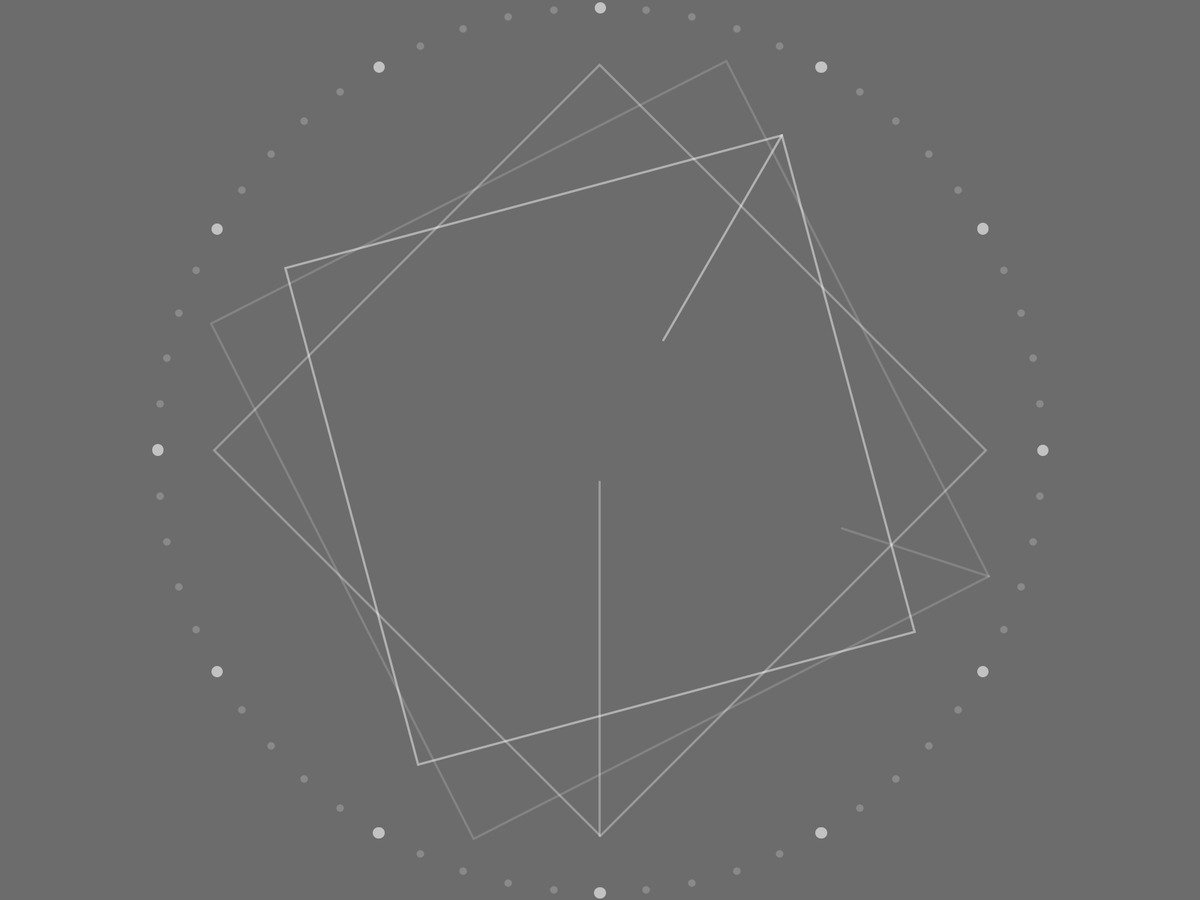
Frame 1 (no input)
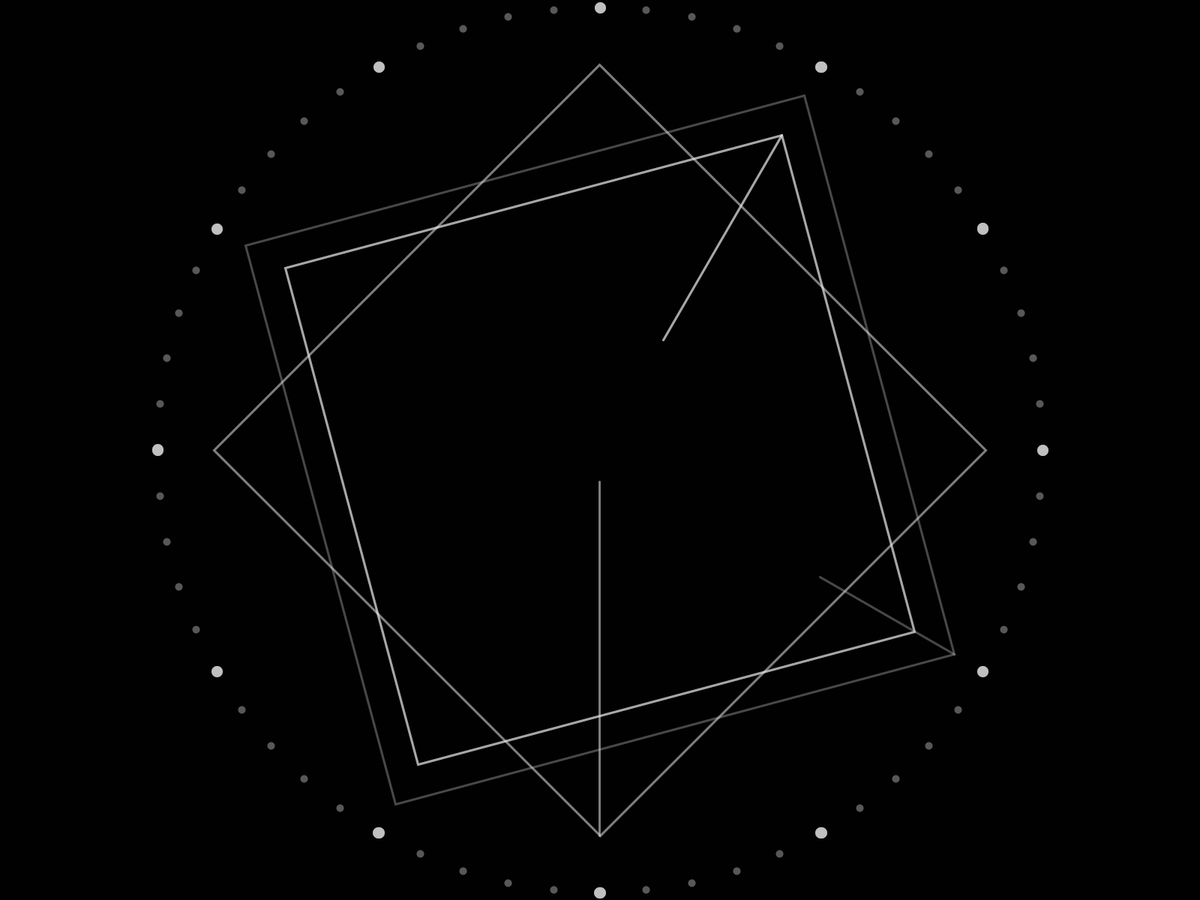
Frame 60 (the mouse pressed at the canvas centre just before this capture)
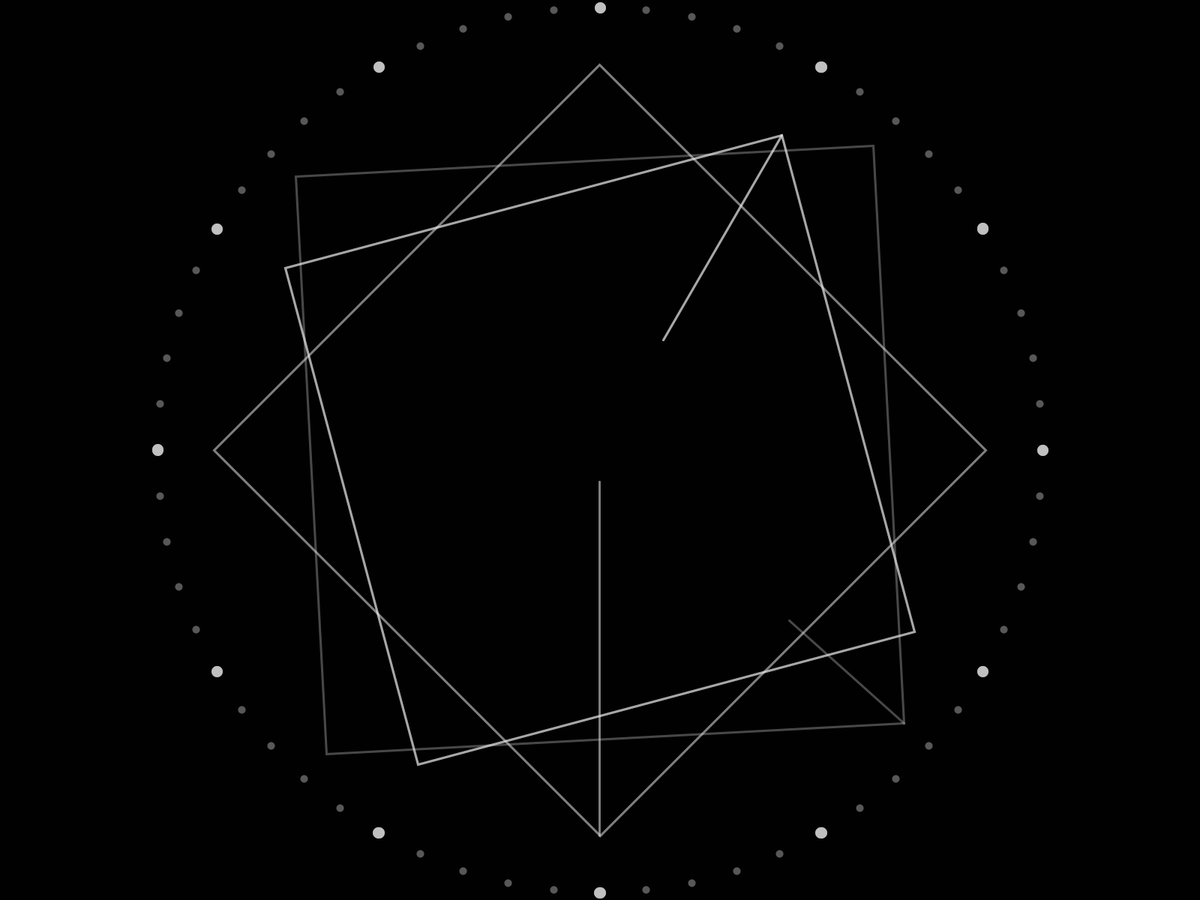
Frame 120 (the mouse held since frame 60 and released just before this capture)

The Processing sketch that drew these frames (run headless with seeded random() and noise(); from frame 60 on, the mouse is pressed at the canvas centre):

// Processing sketch: blackClock
// ── blackClock.pde
int[] clr = {255, 0};

void setup(){
	fullScreen();
	//size(900, 900);
	frameRate(30); 
	smooth(8); 
}
int t, i = 1;
void draw(){
	int h = height;
	float[] time = {second(), minute(), hour()};
	float now = time[2];
	float[] cs = {h + (h / 3.5), h + (h / 4.7), h + (h / 7)};
	int[] si = {h / 5, h / 40, h / 10}; 
	
	translate(0, 0);
	noStroke();
	if(now >= 18 || now < 6){
		clr[0] = 0; clr[1] = 255;
	}
	fill(clr[0], 120);
	rect(0, 0, width, h);
	translate(width / 2, h / 2);
	noFill();

	float p = (h - 20) / 2;
	int stW, fil = 0;
	for(int t = 0; t < 360; t += 6){
		if(t % 30 == 0){
			stW = 15; fil = 150;
	}else{
			stW = 10; fil = 50;
		}
		stroke(clr[1], fil);
		strokeWeight(stW);
		float[] xy = {p * cos(radians(t)), p * sin(radians(t))};
		point(xy[0], xy[1]);
	}

	rotate(PI / 4);
	float n = 0.0;
	for(int j = 0; j < 3; j++){
		strokeWeight(3);
		stroke(clr[1], 40 + 40 * j);
		pushMatrix();
		if(j == 2){
			n = 12.0;
		}else{
			n = 60.0;
		}
		rotate(radians(time[j] * 360 / n));
		rect(-cs[j] / 4, -cs[j] / 4, cs[j] / 2, cs[j] / 2);
		line(-cs[j] / 4, -cs[j] / 4, -si[j], -si[j]);
		popMatrix();
	}
}
